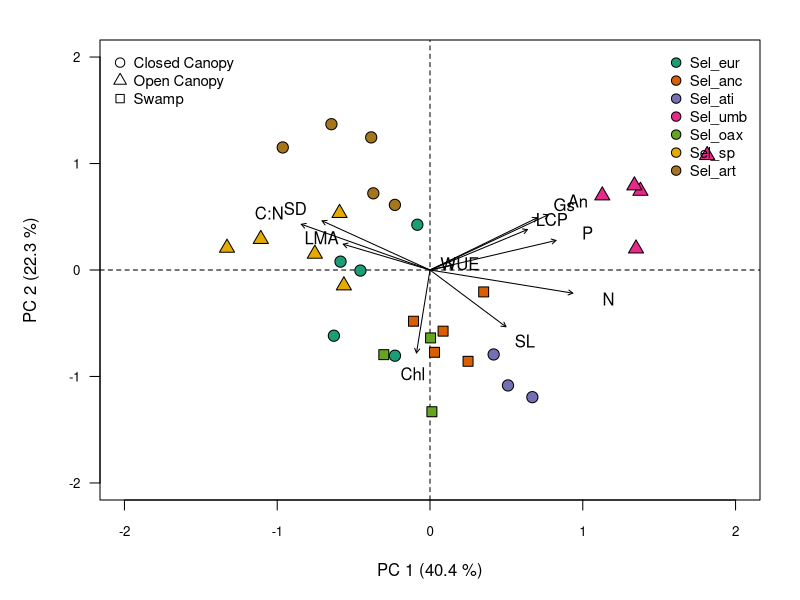

Reproduce this figure in R.
#pca with selaginella
sela <- read.csv("calculated_data/sela_pca.csv")

##need to replace total chlorophyll that is in wrong units
new_chl <- read.csv("calculated_data/chl_species.csv")
new_chl2 <- new_chl[, c("species", "individual", "chl_tot_mass")]

sela_nochl <- sela[, -5]

sela_newchl <- merge(sela_nochl, new_chl2)
names(sela_newchl)[13] <- "chlorophyll"

sela2 <- sela_newchl[complete.cases(sela_newchl),]
sela3 <- sela2[,-c(1:2)]

# sela_noeuro <- droplevels(sela[sela$species != "Sel_eur",])
# sela_noeuro2 <- sela_noeuro[complete.cases(sela_noeuro),]
# sela_noeuro3 <- sela_noeuro2[,-c(1:2)]


library(vegan)

##look at variances
# var(sela$cond)
# var(sela$lma)
#variances among variables are orders of magnitude different so we will rescale

# sela_dca <- decorana(na.omit(sela3))
# summary(sela_dca, display = 'none')
#since axis length is less than 3 so we use PCA

#principle compoent analysis with scales variances
sela_rda<- rda(sela3,scale=T)
# plot(sela_rda)
# summary(sela_rda)

#nicer plot

library(scales)
sites <- scores(sela_rda, display='sites')
spp <- scores(sela_rda, display='species')
#need to rename row names for pretty plotting

row.names(spp) <- c("An", "Gs","N", "C:N", "P", "LMA", "SD", "SL", "LCP", "WUE","Chl")
len <- .8

library(RColorBrewer)
cols <- brewer.pal(7, "Dark2")
cols2 <- c(rep(cols[1],5), rep(cols[2],5),rep(cols[3],3),rep(cols[4],5),rep(cols[5],3),
           rep(cols[6],5),rep(cols[7],5))
pchs <- c(rep(21,5), rep(22,5), rep(21,3), rep(24,5), rep(22,3), 
          rep(24,5), rep(21,5))
habs <- c("Closed Canopy", "Open Canopy", "Swamp")
habpch <- c(21, 24, 22)
sppnames <- c("Sel_eur",  "Sel_anc",  "Sel_ati",  "Sel_umb",  
              "Sel_oax",  "Sel_sp", "Sel_art")

# windows()
# png(filename = "output/pca_sela.png", width = 11, height = 8.5,
#     units = "in", res= 400)

jpeg(filename = "output/manuscript_figures/Figure_2_newchl.jpeg",
     width = 8.4, height =8.4, units = "in", res= 300)

#cannot use transparency for .eps on points
# setEPS()
# postscript("output/manuscript_figures/Figure_2.eps")

par(mar=c(5,5,2,2), las=1,cex.axis=0.8)
plot(sites,ylab="PC 2 (22.3 %)", xlab="PC 1 (40.4 %)",type='n',
     xlim=c(-2, 2), ylim=c(-2, 2))
abline(v=0, lty='dashed')
abline(h=0, lty='dashed')
points(sites,cex=1.5, bg=cols2 , pch=pchs)#bg=alpha(cols2, .8)
  # text(spp,labels=rownames(scores(sela_rda, display='species')),cex=1,col="grey20")
  arrows(0, 0, len * spp[, 1],  len * spp[, 2], length = 0.05)
  text(spp,labels=rownames(spp),cex=1)
  legend("topright", legend= sppnames,pch=21, pt.bg=cols,
         inset=0.01, bty='n', cex=.9,pt.cex=1.25)
  legend("topleft", legend= habs,pt.bg="white", pch=habpch,
         inset=0.01, bty='n', cex=.9, pt.cex=1.25)
# dev.copy2pdf(file= "output/pca_sela.pdf")
dev.off()

  
#no sel eur------------
# sela2_dca <- decorana(na.omit(sela_noeuro3))
#   summary(sela2_dca, display = 'none') #since axis length is less than 3 so we use PCA
#   speclab <- unique(sela$species)
#   
# #principle compoent analysis with scales variances
# sela2_rda<- rda(na.omit(sela_noeuro3),scale=T)
# sites2 <- scores(sela2_rda, display='sites')
# spp2 <- scores(sela2_rda, display='species')
# 
# cols3 <- c(rep(cols[2],4),rep(cols[3],3),rep(cols[4],5),rep(cols[5],2),
#            rep(cols[6],5),rep(cols[7],4))

# windows(7,7)  
# plot(sites2,ylab="PC 2 (22.3 %)", xlab="PC 1 (40.4 %)",
#        cex=1.5, col=alpha(cols3, .8), pch=16,xlim=c(-2, 2), ylim=c(-2, 2))
#   text(spp2,labels=rownames(scores(sela2_rda, display='species')),cex=1,col="grey20")
#   abline(v=0, lty='dashed')
#   abline(h=0, lty='dashed')
#   arrows(0, 0, len * spp2[, 1],  len * spp2[, 2], length = 0.05, col = "grey20")
#   legend("topright", legend= speclab[2:7],col=cols, pch=16, 
#          inset=0.01,bty='n', cex=.8 )
# dev.copy2pdf(file= "output/pca_sela_noeury.pdf")
# dev.off() 

# use prcomp --------------------------------------------------------------

# sela_prc <- prcomp(na.omit(sela2),scale=T)
# summary(sela_prc)
# sites2 <- scores(sela_prc, display='sites')
# spp2 <- scores(sela_prc, display='species')
# biplot(sela_prc, pch=16, col=c(cols, "blue"))
# 
# plot(sites2,ylab="PC 2 (26.5 %)", xlab="PC 1 (43.4 %)",
#      cex=1, col=alpha(cols2, .8), pch=16,xlim=c(-2.5, 2.5), ylim=c(-1.5, 1.5))
# text(spp,labels=rownames(scores(sela_rda, display='species')),cex=0.8, col="black")
